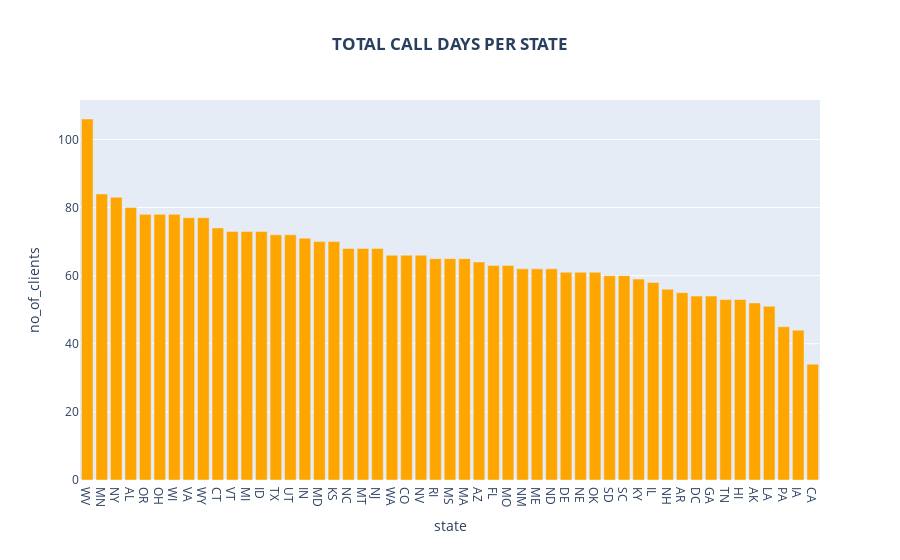

Write notebook code for a chart like this one.
### Code cell
# Creating a bar chart to visualize the total number of call days per state
fig = px.bar(clients_per_state,
    x = 'state',
    y = 'no_of_clients',
    title = "TOTAL NUMBER OF DAYS PER STATE"
)
fig.update_layout(
    title = dict(text = "<b>TOTAL CALL DAYS PER STATE</b>", x = 0.5, xanchor = 'center')
)
fig.update_traces(marker_color='orange')
fig.show()

### Figure 1 — Plotly figure (JSON) as saved in the notebook; plotly's stock layout.template omitted (floating-point values rounded to 4 significant figures)
{"data": [{"alignmentgroup": "True", "hovertemplate": "state=%{x}<br>no_of_clients=%{y}<extra></extra>", "legendgroup": "", "marker": {"color": "orange"}, "name": "", "offsetgroup": "", "orientation": "v", "showlegend": false, "textposition": "auto", "type": "bar", "x": ["WV", "MN", "NY", "AL", "OR", "OH", "WI", "VA", "WY", "CT", "VT", "MI", "ID", "TX", "UT", "IN", "MD", "KS", "NC", "MT", "NJ", "WA", "CO", "NV", "RI", "MS", "MA", "AZ", "FL", "MO", "NM", "ME", "ND", "DE", "NE", "OK", "SD", "SC", "KY", "IL", "NH", "AR", "DC", "GA", "TN", "HI", "AK", "LA", "PA", "IA", "CA"], "xaxis": "x", "y": [106, 84, 83, 80, 78, 78, 78, 77, 77, 74, 73, 73, 73, 72, 72, 71, 70, 70, 68, 68, 68, 66, 66, 66, 65, 65, 65, 64, 63, 63, 62, 62, 62, 61, 61, 61, 60, 60, 59, 58, 56, 55, 54, 54, 53, 53, 52, 51, 45, 44, 34], "yaxis": "y"}], "layout": {"barmode": "relative", "legend": {"tracegroupgap": 0}, "title": {"text": "<b>TOTAL CALL DAYS PER STATE</b>", "x": 0.5, "xanchor": "center"}, "xaxis": {"anchor": "y", "domain": [0, 1], "title": {"text": "state"}}, "yaxis": {"anchor": "x", "domain": [0, 1], "title": {"text": "no_of_clients"}}}}
